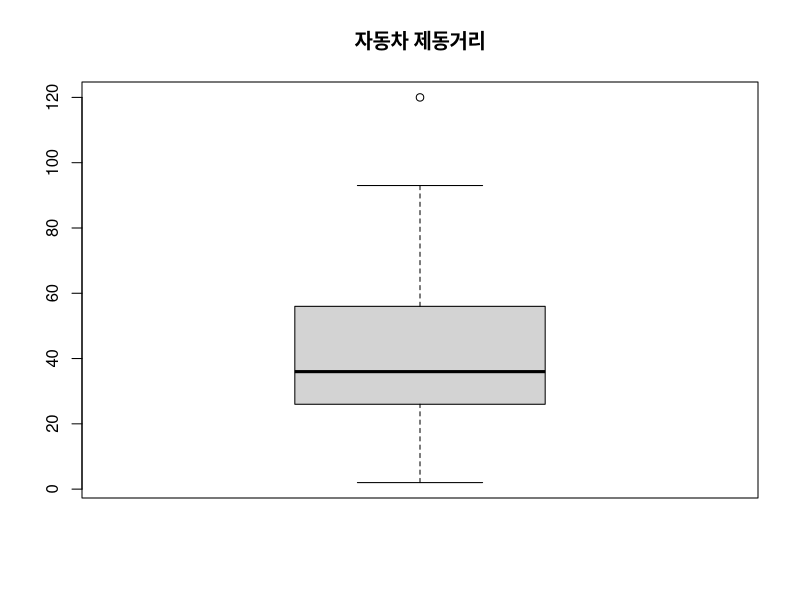

The R source for this figure: (Note: this script raises an error after producing the figure.)
dist <- cars[,2]
class(dist)
quantile(x=dist)

summary(object=dist)

boxplot(x=dist,main="자동차 제동거리")

boxplot.stats(x.dist)

head(iris)

boxplot(Petal.Length~Species,data = iris, main="품종별 꽃잎의 길이")

boxplot(iris$Petal.Length~iris$Species, main="품종별 꽃잎의 길이")

mag <-quakes$mag
head(mag)
boxplot(x=mag,main="지진 발생 강도 분포",xlab="지진",ylab="발생건수",col = "red")

boxplot.stats(mag)

mtcars

dim(mtcars)
par(mfrow=c(1,3))
barplot(table(mtcars$carb),
  main = "캬브레터 막대그래프",
  xlab = "캬브레터",
  ylab = "빈도수",
  col = "blue"
)
par(mfrow(1,1))